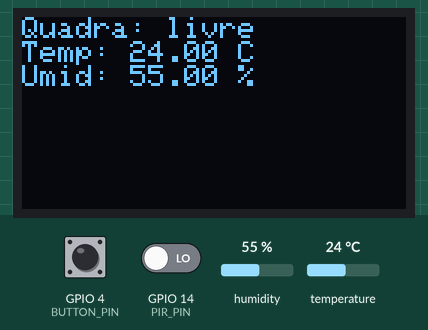
Bench run of a sketch on a simulated ESP32. Parts: 128×64 one-colour display. The inputs (shaded band) are chosen by the test bench; at power-on: GPIO 4 (BUTTON_PIN) HIGH, humidity 55 %, GPIO 14 (PIR_PIN) LOW, temperature 24 °C. What the sketch prints to the serial monitor is not drawn.

Above: at 3.8 s.
3.9 s: GPIO 4 (BUTTON_PIN) pulled LOW for 3 s
At 7.2 s:
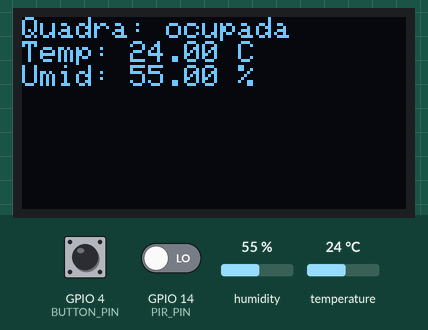
8.4 s: GPIO 4 (BUTTON_PIN) pulled LOW for 3 s
At 11.2 s:
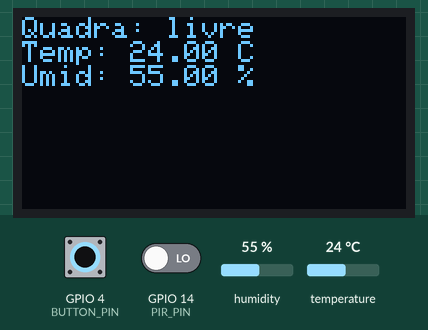
12.9 s: humidity set to 22 %
At 13.5 s:
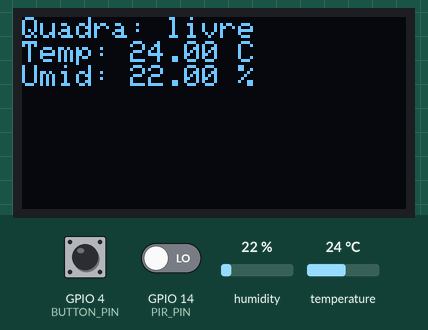
16.8 s: GPIO 14 (PIR_PIN) driven HIGH
At 20.4 s:
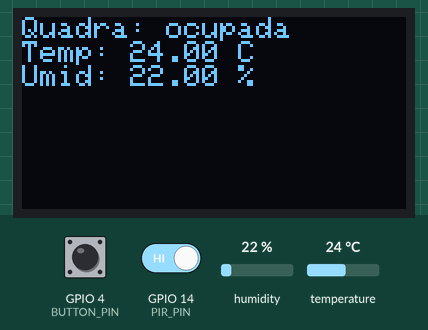
20.7 s: temperature set to 12 °C
At 23.0 s:
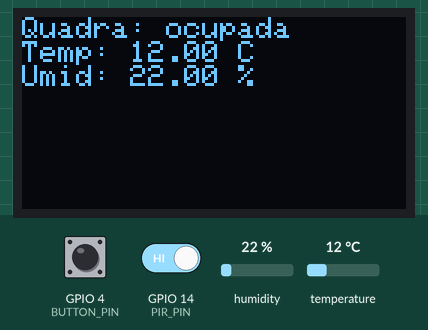
24.6 s: GPIO 14 (PIR_PIN) driven LOW
At 26.5 s:
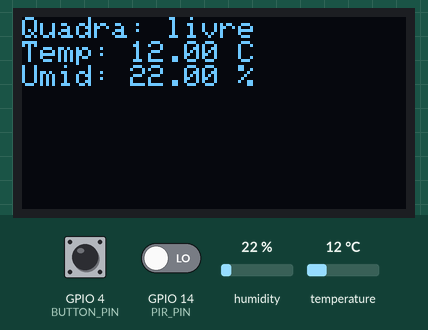
Timing chart, 0 to 28.0 s (numbered marks = the images above; inputs shaded):
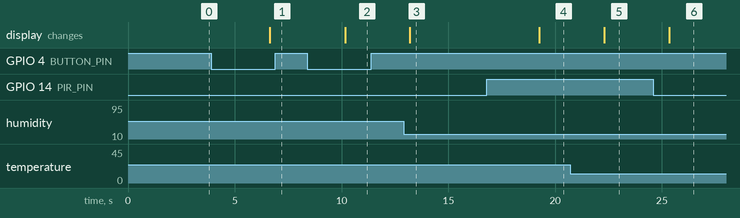

The sketch:

sketch.ino
```cpp
#include <WiFi.h>
#include <Adafruit_GFX.h>
#include <Adafruit_SSD1306.h>
#include <DHT.h>

#define SCREEN_WIDTH 128
#define SCREEN_HEIGHT 64
Adafruit_SSD1306 display(SCREEN_WIDTH, SCREEN_HEIGHT, &Wire, -1);

#define PIR_PIN 14
#define DHTPIN 15
#define DHTTYPE DHT22
#define BUTTON_PIN 4

DHT dht(DHTPIN, DHTTYPE);

bool treinoAtivo = false;

void setup() {
  Serial.begin(115200);
  pinMode(PIR_PIN, INPUT);
  pinMode(BUTTON_PIN, INPUT_PULLUP);

  dht.begin();

  if(!display.begin(SSD1306_SWITCHCAPVCC, 0x3C)) {
    Serial.println(F("Erro ao iniciar OLED"));
    for(;;);
  }
  display.clearDisplay();
}

void loop() {
  int presenca = digitalRead(PIR_PIN);
  float temperatura = dht.readTemperature();
  float umidade = dht.readHumidity();

  if (digitalRead(BUTTON_PIN) == LOW) {
    treinoAtivo = !treinoAtivo;
    delay(500); // debounce
  }

  String statusQuadra = (presenca == HIGH || treinoAtivo) ? "ocupada" : "livre";

  display.clearDisplay();
  display.setTextSize(1);
  display.setTextColor(SSD1306_WHITE);
  display.setCursor(0,0);
  display.print("Quadra: ");
  display.println(statusQuadra);
  display.print("Temp: ");
  display.print(temperatura);
  display.println(" C");
  display.print("Umid: ");
  display.print(umidade);
  display.println(" %");
  display.display();

  Serial.print("{\"quadra\":\"Quadra01\",\"status\":\"");
  Serial.print(statusQuadra);
  Serial.print("\",\"temperatura\":");
  Serial.print(temperatura);
  Serial.print(",\"umidade\":");
  Serial.print(umidade);
  Serial.print(",\"presenca\":");
  Serial.print(presenca);
  Serial.print(",\"treinoAtivo\":");
  Serial.print(treinoAtivo ? 1 : 0);
  Serial.println("}");

  delay(3000);
}
```

Measured:
- after the input at 3.9 s, the display: changes after 2.7 s (image 1)
- after the input at 8.4 s, the display: changes after 1.8 s (image 2)
- after the input at 12.9 s, the display: changes after 0.30 s (image 3)
- after the input at 16.8 s, the display: changes after 2.5 s (image 4)
- after the input at 20.7 s, the display: changes after 1.6 s (image 5)
- after the input at 24.6 s, the display: changes after 0.74 s (image 6)
